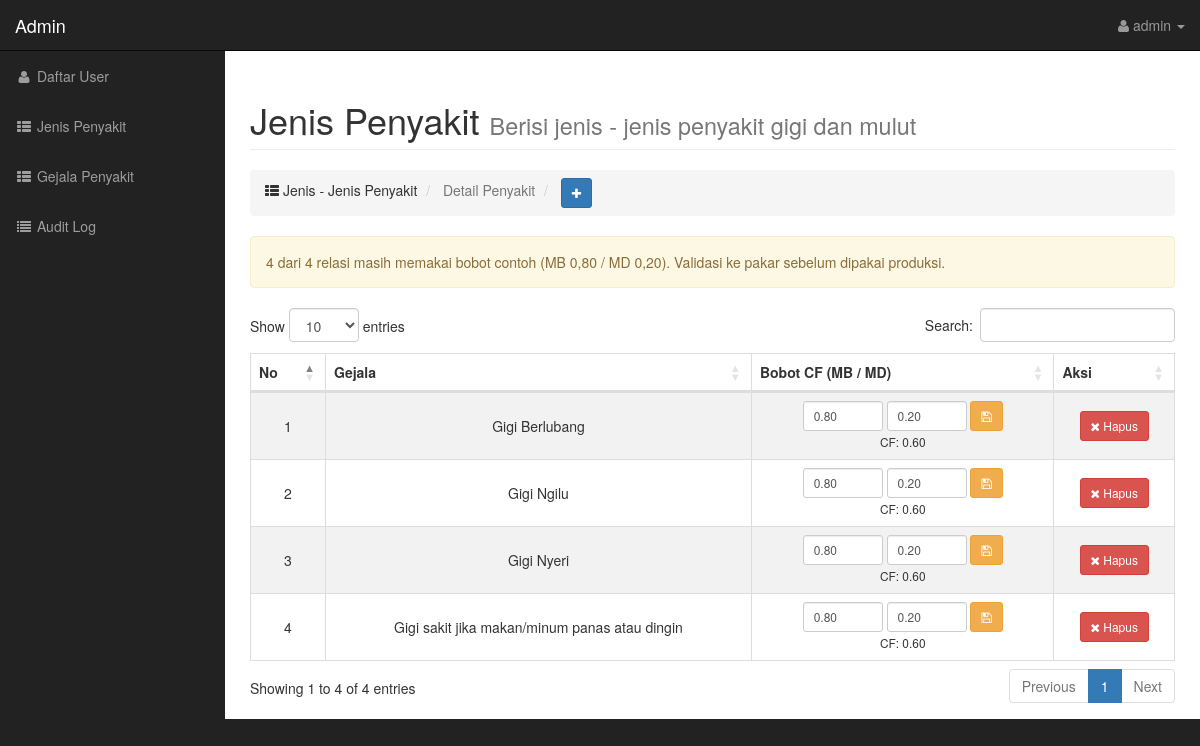
The page /admin/index.php?page=penyakit-detail&id=18 (signed in) on the database its author committed.
### tables this page shows
CREATE TABLE IF NOT EXISTS `penyakit_gejala` (
  `id_penyakit_gejala` int(11) NOT NULL AUTO_INCREMENT,
  `id_jenis_penyakit` int(11) NOT NULL,
  `id_gejala` int(11) NOT NULL,
  `mb` DECIMAL(3,2) NULL DEFAULT NULL COMMENT 'Measure of belief pakar (contoh, wajib divalidasi)',
  `md` DECIMAL(3,2) NULL DEFAULT NULL COMMENT 'Measure of disbelief pakar (contoh, wajib divalidasi)',
  PRIMARY KEY (`id_penyakit_gejala`),
  UNIQUE KEY `uq_relasi` (`id_jenis_penyakit`, `id_gejala`),
  KEY `idx_pg_penyakit` (`id_jenis_penyakit`),
  KEY `idx_pg_gejala` (`id_gejala`),
  CONSTRAINT `fk_pg_penyakit` FOREIGN KEY (`id_jenis_penyakit`) REFERENCES `jenis_penyakit` (`id_jenis_penyakit`) ON DELETE CASCADE,
  CONSTRAINT `fk_pg_gejala` FOREIGN KEY (`id_gejala`) REFERENCES `gejala` (`id_gejala`) ON DELETE CASCADE
);

CREATE TABLE IF NOT EXISTS `gejala` (
  `id_gejala` int(11) NOT NULL AUTO_INCREMENT,
  `gejala` text NOT NULL,
  PRIMARY KEY (`id_gejala`)
);

### config/helpers.php (called while the page is built, shortened)
<?php
if (!function_exists('e')) {
    function e($value): string
    {
        return htmlspecialchars((string)($value ?? ''), ENT_QUOTES, 'UTF-8');
    }
}

### admin/penyakit-detail.php (the view, shortened to what this page needs)
<div class="row">
    <div class="col-lg-12">
        <h1 class="page-header">
            Jenis Penyakit <small>Berisi jenis - jenis penyakit gigi dan mulut</small>
        </h1>
        <ol class="breadcrumb">
            <li class="">
                <i class="fa fa-th-list"></i> Jenis - Jenis Penyakit
            </li>
            <li class="active">
                Detail Penyakit
            </li>
            <li>
                <button type="button" class="btn btn-primary btn-sm" data-toggle="modal" data-target="#myModal">
                    <i class="fa fa-plus"></i>
                </button>
            </li>
        </ol>
    </div>
</div>
<?php $id = (int)($_GET['id'] ?? 0); ?>
<?php
 $stmtBobot = $koneksi->prepare(
     'SELECT COUNT(*) AS total,'
     . " SUM(mb = 0.80 AND md = 0.20) AS contoh FROM penyakit_gejala WHERE id_jenis_penyakit = ?"
 );
 $stmtBobot->bind_param('i', $id);
 $stmtBobot->execute();
 $infoBobot = $stmtBobot->get_result()->fetch_assoc();
 ?>
<?php if (($infoBobot['contoh'] ?? 0) > 0) : ?>
<div class="alert alert-warning">
    <?= (int)$infoBobot['contoh'] ?> dari <?= (int)$infoBobot['total'] ?> relasi masih memakai
    bobot contoh (MB 0,80 / MD 0,20). Validasi ke pakar sebelum dipakai produksi.
</div>
<?php endif; ?>
<div class="table-responsive">
    <table class="table table-striped table-bordered" id="tabelid" style="width:100%">
        <thead>
            <tr>
                <th style="vertical-align: middle" class="text-center">No</th>
                <th style="vertical-align: middle" class="text-center">Gejala</th>
                <th style="vertical-align: middle" class="text-center">Bobot CF (MB / MD)</th>
                <th style="vertical-align: middle" class="text-center">Aksi</th>
            </tr>
        </thead>
        <tbody>
            <?php $no = 1;
             $sql = 'SELECT pg.id_penyakit_gejala, g.gejala, pg.mb, pg.md FROM jenis_penyakit jp'
                 . ' JOIN penyakit_gejala pg ON jp.id_jenis_penyakit = pg.id_jenis_penyakit'
                 . ' JOIN gejala g ON pg.id_gejala = g.id_gejala'
                 . ' WHERE jp.id_jenis_penyakit = ? ORDER BY g.gejala ASC';
             $stmtDetail = $koneksi->prepare($sql);
             $stmtDetail->bind_param('i', $id);
             $stmtDetail->execute();
             $get = $stmtDetail->get_result(); ?>
            <?php while ($set = $get->fetch_assoc()) : ?>
                <tr>
                    <td style="vertical-align: middle" class="text-center"><?= $no ?></td>
                    <td style="vertical-align: middle" class="text-center"><?= e($set['gejala']) ?></td>
                    <td style="vertical-align: middle" class="text-center">
                        <form action="" method="post" class="form-inline justify-content-center">
                            <input type="number" name="mb" class="form-control input-sm" style="width:80px" min="0" max="1" step="0.01" value="<?= e(isset($set['mb']) ? $set['mb'] : '') ?>" required title="Measure of Belief (0-1)">
                            <input type="number" name="md" class="form-control input-sm" style="width:80px" min="0" max="1" step="0.01" value="<?= e(isset($set['md']) ? $set['md'] : '') ?>" required title="Measure of Disbelief (0-1)">
                            <button type="submit" class="btn btn-warning btn-sm" name="ubah_bobot" title="Simpan bobot"><i class="fa fa-save"></i></button>
                        </form>
                        <small>CF: <?= e(number_format((float)(isset($set['mb']) ? $set['mb'] : 0) - (float)(isset($set['md']) ? $set['md'] : 0), 2)) ?></small>
                    </td>
                    <td style="vertical-align: middle" class="text-center">
                        <div class="btn-group-vertical" role="group" aria-label="...">
                            <a href="penyakit-detail-hapus.php?id=<?= (int)$set['id_penyakit_gejala'] ?>&idp=<?= (int)$id ?>" class="btn btn-danger btn-sm" onclick="return confirm('Yakin Hapus')"><i class="fa fa-times"></i> Hapus</a>
                        </div>
                    </td>
                </tr>
            <?php $no++;
             endwhile;
             $stmtDetail->close(); ?>
        </tbody>
    </table>
</div>

### assets/css/sb-admin.css (style rules this page uses)
body { margin-top: 100px; background-color: #222; }
@media (min-width:768px) { body { margin-top: 50px; } }

### rows shown on the page
penyakit_gejala: id_gejala.gejala "Gigi Berlubang", mb "0.80", md "0.20", mb+md "0.60"
penyakit_gejala: id_gejala.gejala "Gigi Ngilu", mb "0.80", md "0.20", mb+md "0.60"
penyakit_gejala: id_gejala.gejala "Gigi Nyeri", mb "0.80", md "0.20", mb+md "0.60"
penyakit_gejala: id_gejala.gejala "Gigi sakit jika makan/minum panas atau dingin", mb "0.80", md "0.20", mb+md "0.60"

### other values the page prints
$_SESSION['admin']['user'] "admin"
$infoBobot['contoh'] "4"
$infoBobot['total'] "4"
